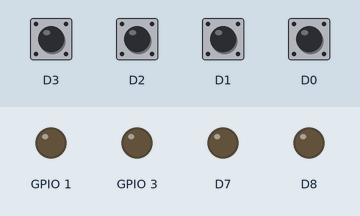
Simulated run of this sketch. Board: ESP8266 (NodeMCU). Shown: output pins drawn as LEDs (lit = HIGH). Dashed ring = blinking. The inputs (shaded band) are chosen by the test bench; at power-on: D0–3 HIGH. Random numbers use the default seed unless the sketch sets one.

Above: at 1.4 s.
1.5 s: D3 pulled LOW for 0.15 s
At 1.8 s:
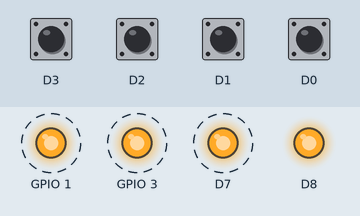
4.5 s: D2 pulled LOW for 1 s
At 5.6 s:
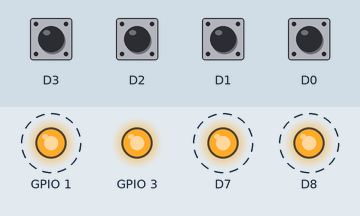
8.5 s: D1 pulled LOW for 0.15 s
At 11.1 s:
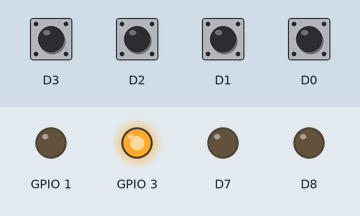
11.5 s: D1 pulled LOW for 1 s
At 12.6 s:
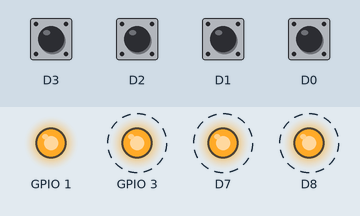
14.6 s: D3 pulled LOW for 1 s
At 18.0 s:
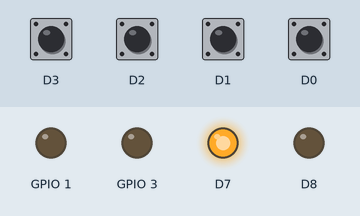
Timing chart, 0 to 18.6 s (numbered marks = the images above; inputs shaded):
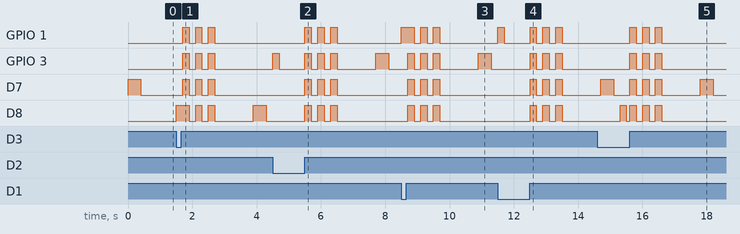

The sketch:

pathfinder.ino
```cpp
int KEY1 = D0;
int KEY2 = D1;
int KEY3 = D2;
int KEY4 = D3;

int LED1 = D11;
int LED2 = D10;
int LED3 = D9;
int LED4 = D8;

int KEYS[4];
int LEDS[4];

const int MAX_LENGTH = 50;
int sequence[MAX_LENGTH];
int numOfRounds=1;

void setup(){
    KEYS[0] = KEY1;
    KEYS[1] = KEY2;
    KEYS[2] = KEY3;
    KEYS[3] = KEY4;
    LEDS[0] = LED1;
    LEDS[1] = LED2;
    LEDS[2] = LED3;
    LEDS[3] = LED4;

    for(int i=0; i<4; i++){
        pinMode(KEYS[i], INPUT_PULLUP);
        pinMode(LEDS[i], OUTPUT);
    }

    randomSeed(analogRead(0));
    newSequence();
    long startTime = millis();

}

void loop(){
    playPattern();

    if (!playerTurn()){
        allLightOn(3,200 );
        numOfRounds=1;
        newSequence();

    }else{
        delay(250);
        numOfRounds++;
        newSequence();
    }
    delay(1000);
}

void playPattern() {
    for (int i = 0; i < numOfRounds; i++) {
        int ledIndex = sequence[i];
        digitalWrite(LEDS[ledIndex], HIGH);
        delay(400);
        digitalWrite(LEDS[ledIndex], LOW);
        delay(200);
    }
}

bool playerTurn() {
    for (int i = 0; i < numOfRounds; i++) {
        int input = pendingKeypress();
        if (input != sequence[i]) {
        return false;
        }
    }
  return true;
}

int pendingKeypress() {
    while (true) {
        for (int i = 0; i < 4; i++) {
        if (digitalRead(KEYS[i]) == LOW) {
            digitalWrite(LEDS[i], HIGH);
            delay(200);
            digitalWrite(LEDS[i], LOW);
            waitUnpress(i);
            return i;
        }
        }
    }
}

void waitUnpress(int i) {
    while (digitalRead(KEYS[i]) == LOW) {
        delay(10);
    }
}

void allLightOn(int times, int delayTime) {
    for (int t = 0; t < times; t++) {
        for (int i = 0; i < 4; i++) {
        digitalWrite(LEDS[i], HIGH);
        }
        delay(delayTime);
        for (int i = 0; i < 4; i++) {
        digitalWrite(LEDS[i], LOW);
        }
        delay(delayTime);
    }
}

void newSequence() {
    for (int i = 0; i < numOfRounds; i++) {
        sequence[i] = random(0, 4);
    }
}
```

Measured:
- after the input at 1.5 s, GPIO 1, GPIO 3, D7: alternates HIGH for 0.20 s and LOW for 0.20 s, 6 changes in all, then stays LOW, starting after 0.20 s; D8: LOW → HIGH at once, → LOW 0.40 s later, → HIGH 0.20 s later, → LOW 0.20 s later, … (8 changes in this stretch)
- after the input at 4.5 s, GPIO 1, D7, D8: alternates HIGH for 0.20 s and LOW for 0.20 s, 6 changes in all, then stays LOW, starting after 1.0 s; GPIO 3: LOW → HIGH at once, → LOW 0.20 s later, → HIGH 0.80 s later, → LOW 0.20 s later, … (10 changes in this stretch)
- after the input at 8.5 s, GPIO 1: LOW → HIGH at once, then repeats every 0.40 s: LOW 0.20 s, HIGH 0.20 s, until it stays LOW from 9.7 s; GPIO 3: LOW → HIGH after 0.20 s, → LOW 0.20 s later, → HIGH 0.20 s later, → LOW 0.20 s later, … (8 changes in this stretch)
- after the input at 11.5 s, GPIO 1: LOW → HIGH at once, → LOW 0.20 s later, → HIGH 0.80 s later, → LOW 0.20 s later, … (8 changes in this stretch); GPIO 3, D7, D8: alternates HIGH for 0.20 s and LOW for 0.20 s, 6 changes in all, then stays LOW, starting after 1.0 s
- after the input at 14.6 s, GPIO 1, GPIO 3: alternates HIGH for 0.20 s and LOW for 0.20 s, 6 changes in all, then stays LOW, starting after 1.0 s; D8: LOW → HIGH after 0.70 s, → LOW 0.20 s later, → HIGH 0.10 s later, → LOW 0.20 s later, … (8 changes in this stretch)
